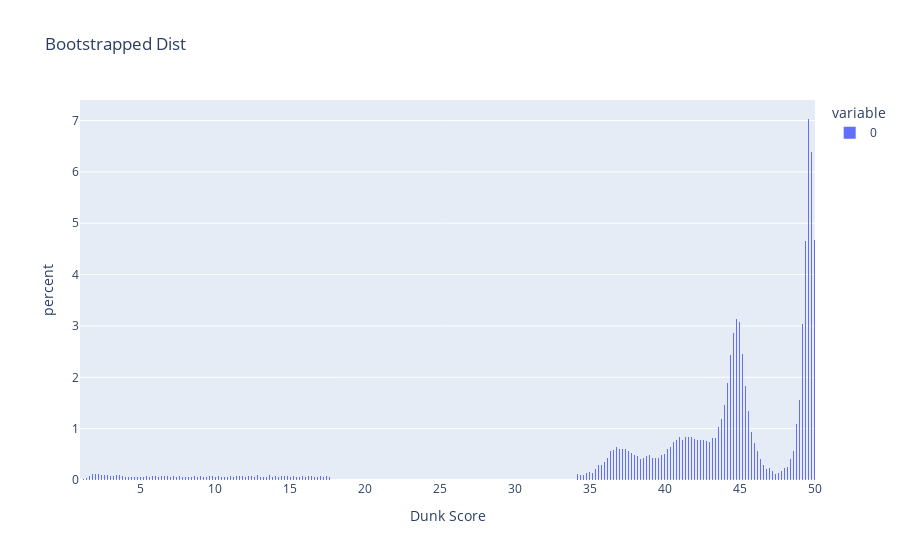

The notebook cell this image was saved under:
### Code cell
fig = px.histogram(conditional_scores, nbins=1000, histnorm='percent', labels = {"value": "Dunk Score"}, title="Bootstrapped Dist")
fig.show()

fig = go.Figure()
fig.add_trace(go.Histogram(x= conditional_scores, nbinsx = 200, histnorm='percent', name='Bootstrapped'))
fig.add_trace(go.Histogram(x=previous_scoring_method_all_scores, histnorm='percent', name='Historical scores'))
fig.update_layout(
    title_text = "Old Method Scores (2000 - 2022) vs Bootstrapped Scores for New Method",
    xaxis_title_text = "Dunk Score",
    yaxis_title_text = "Percent",
    bargap=0.2,
    bargroupgap=0.1,
    xaxis = dict(
        tickmode = 'linear',
        dtick = 1
    )
)
fig.show()

### Figure 1 — Plotly figure (JSON) as saved in the notebook; plotly's stock layout.template omitted (floating-point values rounded to 4 significant figures; data arrays with more than 128 entries replaced by an {"elided": "..."} marker saying what was removed)
{"data": [{"alignmentgroup": "True", "bingroup": "x", "histnorm": "percent", "hovertemplate": "variable=0<br>Dunk Score=%{x}<br>percent=%{y}<extra></extra>", "legendgroup": "0", "marker": {"color": "#636efa", "pattern": {"shape": ""}}, "name": "0", "nbinsx": 1000, "offsetgroup": "0", "orientation": "v", "showlegend": true, "type": "histogram", "x": {"elided": "100000 float values"}, "xaxis": "x", "yaxis": "y"}], "layout": {"barmode": "relative", "legend": {"title": {"text": "variable"}, "tracegroupgap": 0}, "title": {"text": "Bootstrapped Dist"}, "xaxis": {"anchor": "y", "domain": [0, 1], "title": {"text": "Dunk Score"}}, "yaxis": {"anchor": "x", "domain": [0, 1], "title": {"text": "percent"}}}}
